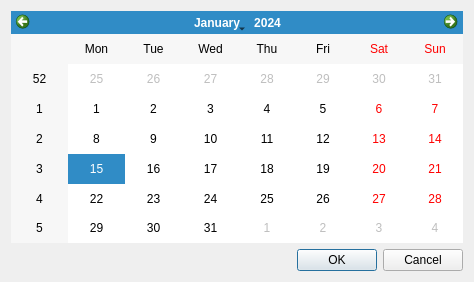
<?xml version="1.0" encoding="UTF-8"?>
<ui version="4.0">
 <class>Dialog</class>
 <widget class="QDialog" name="Dialog">
  <property name="geometry">
   <rect>
    <x>0</x>
    <y>0</y>
    <width>474</width>
    <height>282</height>
   </rect>
  </property>
  <property name="windowTitle">
   <string>Dialog</string>
  </property>
  <layout class="QGridLayout" name="gridLayout">
   <item row="0" column="0">
    <widget class="QCalendarWidget" name="calendar"/>
   </item>
   <item row="1" column="0">
    <widget class="QDialogButtonBox" name="btnBox">
     <property name="orientation">
      <enum>Qt::Horizontal</enum>
     </property>
     <property name="standardButtons">
      <set>QDialogButtonBox::Cancel|QDialogButtonBox::Ok</set>
     </property>
    </widget>
   </item>
  </layout>
 </widget>
 <resources/>
 <connections>
  <connection>
   <sender>btnBox</sender>
   <signal>accepted()</signal>
   <receiver>Dialog</receiver>
   <slot>accept()</slot>
   <hints>
    <hint type="sourcelabel">
     <x>248</x>
     <y>254</y>
    </hint>
    <hint type="destinationlabel">
     <x>157</x>
     <y>274</y>
    </hint>
   </hints>
  </connection>
  <connection>
   <sender>btnBox</sender>
   <signal>rejected()</signal>
   <receiver>Dialog</receiver>
   <slot>reject()</slot>
   <hints>
    <hint type="sourcelabel">
     <x>316</x>
     <y>260</y>
    </hint>
    <hint type="destinationlabel">
     <x>286</x>
     <y>274</y>
    </hint>
   </hints>
  </connection>
 </connections>
</ui>
